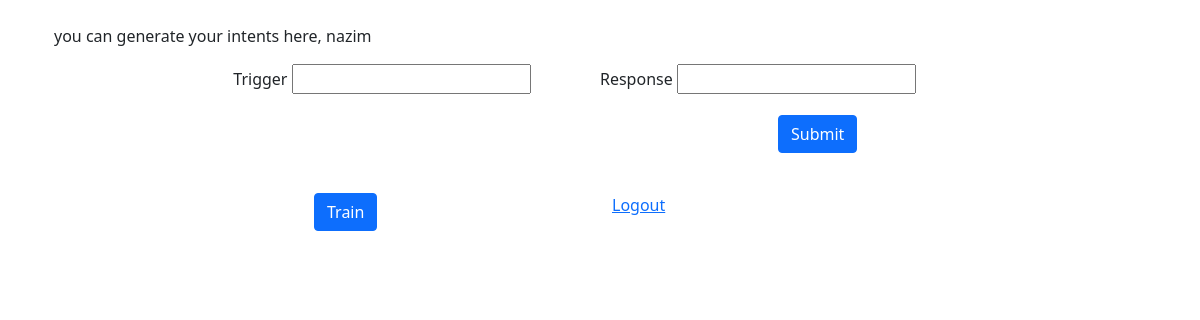
The app's page /home (signed in), older data.
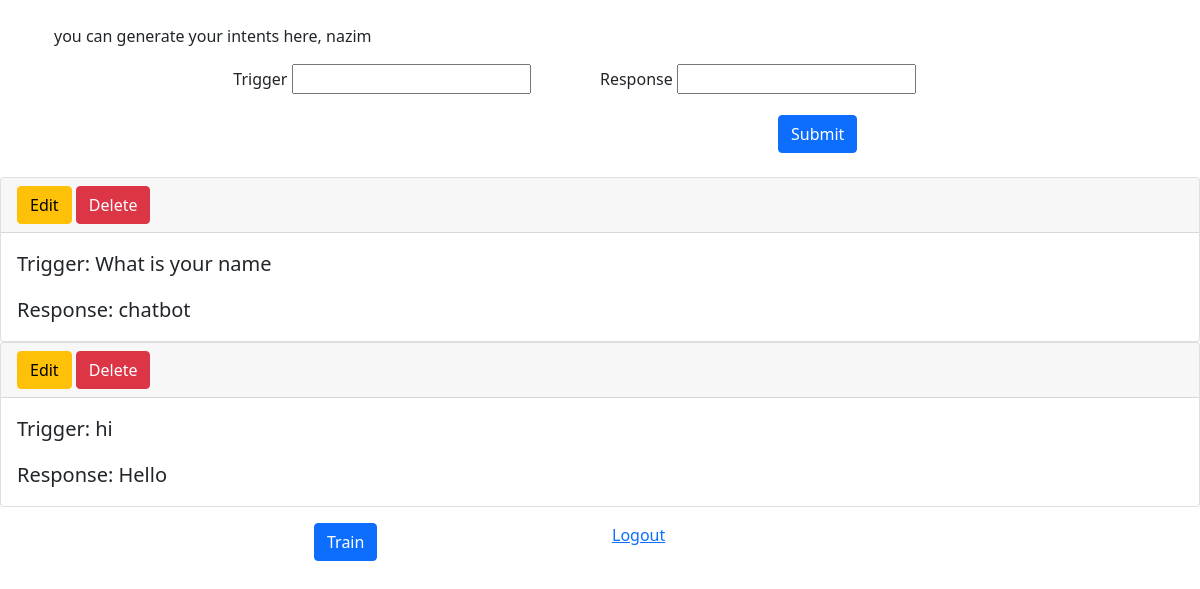
The same page, newer data.
### app/models.py (models this page shows, shortened)
class Intent(models.Model):
  user=models.ForeignKey(User,on_delete=models.SET_NULL,null=True)
  trigger=models.CharField(max_length=500,null=True)
  response=models.CharField(max_length=500,null=True)

### app/views.py (the view, shortened to what this page needs)
# urls.py: path('home', views.home, name='home'),
@login_required(login_url='login')
def home(request):
  form=IntentForm(initial={'user':request.user})
  user=request.user
  intent=user.intent_set.all()
  context={'form':form,'intent':intent,'user':user}
  return render(request,'accounts/home.html',context)

### app/forms.py
class IntentForm(ModelForm):
  class Meta:
    model=Intent
    fields="__all__"

### app/templates/accounts/home.html (shortened to what this page needs)
<!DOCTYPE html>
<html lang="en">
  <head>
    <link
      href="https://cdn.jsdelivr.net/npm/bootstrap@5.1.3/dist/css/bootstrap.min.css"
      rel="stylesheet"
    />
  </head>
  <body>
    <div class="container px-4">
      <br />
      you can generate your intents here, {{user}}
      <br />
      <form class="row" action="" method="post">
        <div class="row gx-3 gy-2">
          <div class="col-md-2"></div>
          <div class="col-md-4">
            <label for="inputAddress" class="form-label">Trigger</label>
            {{form.trigger}}
          </div>
          <div class="col-md-6">
            <label for="inputCity" class="form-label">Response</label>
            {{form.response}}
          </div>
        </div>
        <div class="row align-items-end justify-content-start gx-5 gy-2">
          <div class="col-4 px-4 mt-6">
            <button type="submit" class="btn btn-primary btn-md">Submit</button>
          </div>
        </div>
      </form>
      <br />
    </div>
    {% for i in intent %}
    <div class="card">
      <div class="card-header">
        <a type="button" href="{% url 'edit' i.id %}" class="btn btn-warning"
          >Edit</a
        >
        <form action="{% url 'delete' i.id %}" method="post" class="d-inline">
          <input type="submit" class="btn btn-danger" value="Delete" />
        </form>
      </div>
      <div class="card-body">
        <blockquote class="blockquote mb-0">
          <p>Trigger: {{i.trigger}}</p>
          <footer>Response: {{i.response}}</footer>
        </blockquote>
      </div>
    </div>
    {% endfor %}
    <div class="contaner p-3">
      <div class="row">
        <div class="col-md-3"></div>
        <div class="col-md-3">
          <form action="{% url 'chatbot' %}">
            <input type="submit" class="btn btn-primary btn-md" value="Train" />
          </form>
        </div>
        <div class="col-md-6">
          <span><a href="{% url 'logout' %}">Logout</a></span>
        </div>
      </div>
    </div>
  </body>
</html>

Row changes from the older to the newer data that the page shows:
now on this page (row edited): Intent: trigger "What is your name", response "chatbot"
now on this page (row edited): Intent: trigger "hi", response "Hello"
